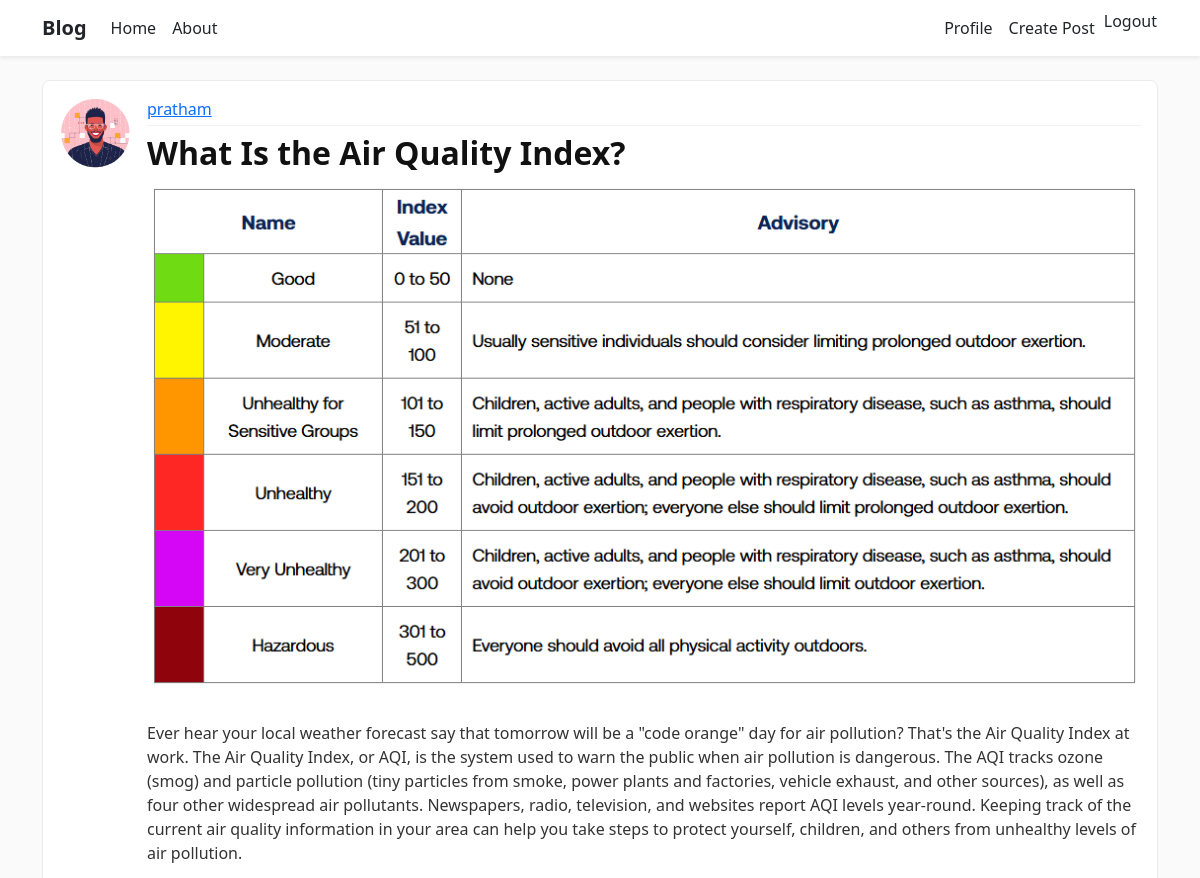
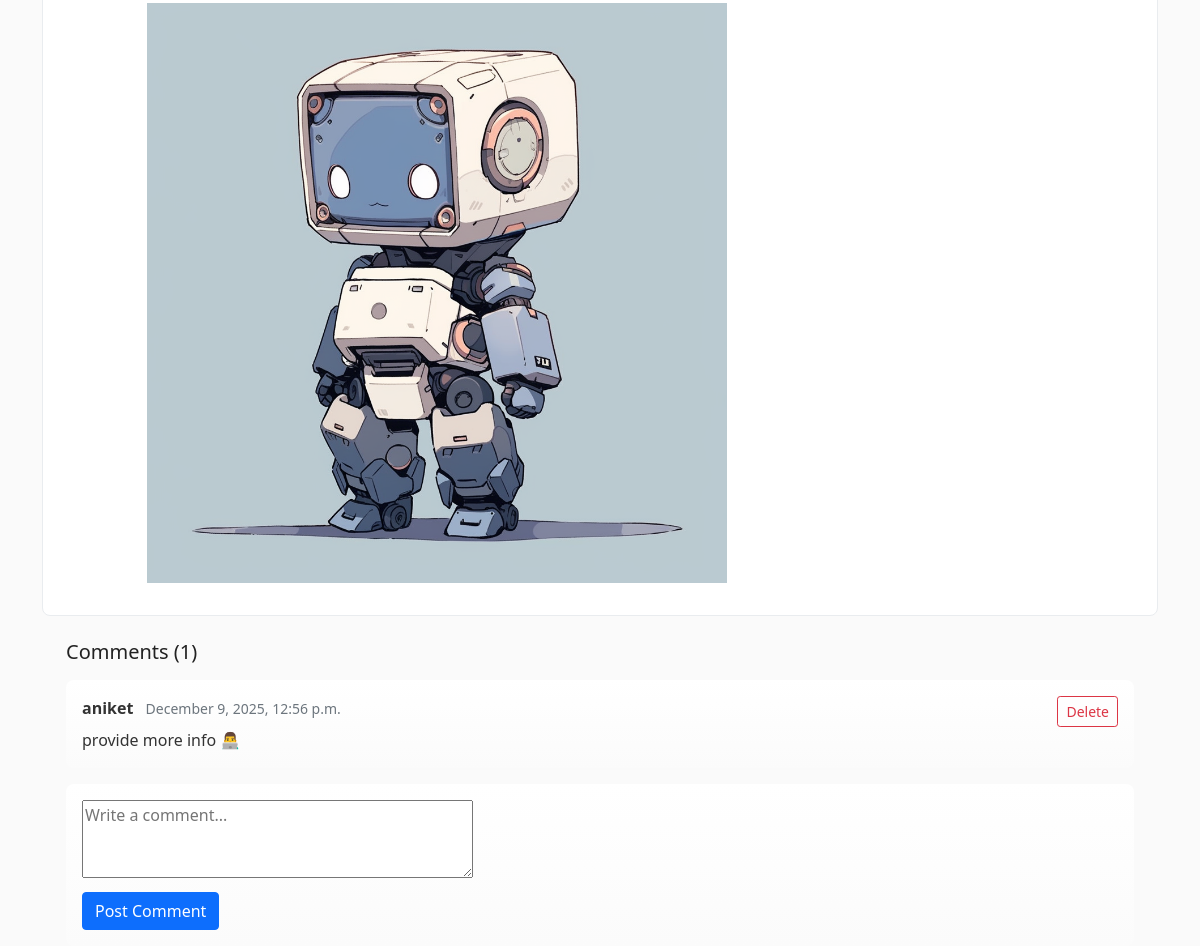
The app's page /post/1/ (signed in) with its own data (2 pictures, top to bottom).
### blog/models.py (models this page shows, shortened)
class Post(models.Model):
    title = models.CharField(max_length=100)
    content = FroalaField(options={
        'toolbarInline': True,
        'imageUploadURL': '/froala_editor/upload_image/',
        'imageManagerLoadURL': '/froala_editor/load_images/',
        'imageManagerDeleteURL': '/froala_editor/delete_image/',
        'imageMaxSize': 5 * 1024 * 1024,  # 5MB
    })
    image = models.ImageField(upload_to='blog_pics/', null=True, blank=True)
    thumbnail = models.ImageField(upload_to='blog_pics/thumbnails/', null=True, blank=True)
    date_posted = models.DateTimeField(default=timezone.now)
    author = models.ForeignKey(User,on_delete=models.CASCADE)

class Comment(models.Model):
    post = models.ForeignKey(Post, on_delete=models.CASCADE, related_name='comments')
    author = models.ForeignKey(User, on_delete=models.CASCADE)
    content = models.TextField()
    date_posted = models.DateTimeField(default=timezone.now)
    class Meta:
        ordering = ['-date_posted']

### users/models.py (models this page shows, shortened)
class Profile(models.Model):
    user = models.OneToOneField(User,on_delete=models.CASCADE)
    image = models.ImageField(default = "profile.jpg",upload_to="profile_pics")

### blog/views.py (the view)
# urls.py: path('post/<int:pk>/',PostDetailView.as_view(),name="post-detail"),
class PostDetailView(DetailView):
    model = Post
    def get_context_data(self, **kwargs):
        context = super().get_context_data(**kwargs)
        context['form'] = CommentForm()
        return context

### blog/forms.py
class CommentForm(forms.ModelForm):
    content = forms.CharField(widget=forms.Textarea(attrs={'rows':3, 'placeholder':'Write a comment...'}), label='')
    class Meta:
        model = Comment
        fields = ['content']

### blog/templates/blog/Post_detail.html (shortened to what this page needs)
{% extends "blog/base.html" %}
{% block content %}
<article class="media content-section">
    <img class="rounded-circle article-img" src="{{ object.author.profile.image.url }}" alt="">
    <div class="media-body">
        <div class="article-metadata">
            <a class="mr-2" href="#">
                {{ object.author }}
            </a>
        </div>
        <h2 class="article-title">{{ object.title }}</h2>
        {% if object.image %}
        <p>
            <img src="{{ object.image.url }}" class="img-fluid mb-3" alt="{{ object.title }}">
        </p>
        {% endif %}
        <p class="article-content">{{ object.content|safe }}</p>
    </div>
</article>
<section class="mt-4">
    <div class="container">
        <h5 class="mb-3">Comments ({{ object.comments.count }})</h5>
        {% for comment in object.comments.all %}
        <div class="card mb-2">
            <div class="card-body">
                <div class="d-flex justify-content-between">
                    <div>
                        <strong>{{ comment.author }}</strong>
                        <small class="text-muted ms-2">{{ comment.date_posted|date:'F j, Y, g:i a' }}</small>
                        <p class="mb-0 mt-2">{{ comment.content }}</p>
                    </div>
                    <div class="text-end">
                        {% if user.is_authenticated and user == comment.author %}
                        <form method="post" action="{% url 'blog:delete-comment' object.pk comment.pk %}">
                            <button class="btn btn-sm btn-outline-danger">Delete</button>
                        </form>
                        {% elif user.is_authenticated and user == object.author %}
                        <form method="post" action="{% url 'blog:delete-comment' object.pk comment.pk %}">
                            {% csrf_token %}
                            <button class="btn btn-sm btn-outline-danger">Delete</button>
                        </form>
                        {% endif %}
                    </div>
                </div>
            </div>
        </div>
        {% empty %}
        <p class="text-muted">No comments yet — be the first to comment.</p>
        {% endfor %}
        {% if user.is_authenticated %}
        <div class="card mt-3">
            <div class="card-body">
                <form method="post" action="{% url 'blog:add-comment' object.pk %}">
                    {{ form.content }}
                    <div class="mt-2">
                        <button class="btn btn-primary" type="submit">Post Comment</button>
                    </div>
                </form>
            </div>
        </div>
        {% else %}
        <p class="mt-3 text-muted">Please <a href="{% url 'login' %}">login</a> to post a comment.</p>
        {% endif %}
    </div>
</section>
{% endblock content %}

### blog/static/blog/main.css (style rules this page uses)
:root { --bg: #fafafa; --text: #333333; --muted: #6c757d; --primary: #0d6efd; --accent: #5f788a; --card: #ffffff; }
* { box-sizing: border-box }
html, body { height: 100% }
body { background: var(--bg); color: var(--text); margin-top: 5rem; font-family: system-ui, -apple-system, "Segoe UI", Roboto, "Helvetica Neue", Arial; -webkit-font-smoothing: antialiased; -moz-osx-font-smoothing: grayscale; }
h1, h2, h3, h4, h5, h6 { color: #222; margin-top: .5rem }
.content-section { background: var(--card); padding: 1rem; border-radius: .5rem; border: 1px solid #e9ecef }
.card { border: 0; border-radius: .5rem; background: linear-gradient(180deg, #fff, #fbfbfb); }
.article-title { color: #111; font-weight: 600 }
.article-content { white-space: pre-line; color: #444 }
.article-img { height: 72px; width: 72px; object-fit: cover; border-radius: .5rem; margin-right: 1rem }
.article-metadata { padding-bottom: .25rem; margin-bottom: .5rem; border-bottom: 1px solid #f1f1f1 }
.btn-primary { background: var(--primary); border-color: var(--primary) }

### records on screen
Post: author.profile.image (placeholder picture), author "pratham", title "What Is the Air Quality Index?", image (picture), content "Ever hear your local weather forecast say that tomorrow will be a \"code orange\" day for air pollution? That's the Air Quality Index at work. The Air Quality Index, or AQI, is the system used to warn the public when air pollution is dangerous. The AQI tracks ozone (smog) and particle pollution (tiny particles from smoke, power plants and factories, vehicle exhaust, and other sources), as well as four other widespread air pollutants. Newspapers, radio, television, and websites report AQI levels year-round. Keeping track of the current air quality information in your area can help you take steps to protect yourself, children, and others from unhealthy levels of air pollution.", content (picture), comments.count "1"
Comment: author "aniket", date_posted "December 9, 2025, 12:56 p.m.", content "provide more info 👨‍💻", shows "Delete"
